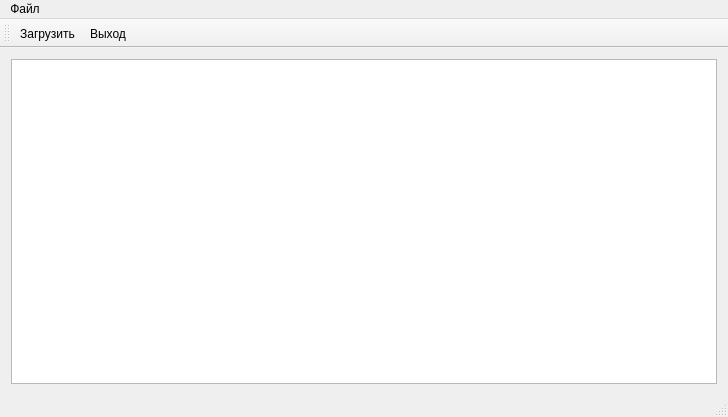
<?xml version="1.0" encoding="UTF-8"?>
<ui version="4.0">
 <class>MainWindow</class>
 <widget class="QMainWindow" name="MainWindow">
  <property name="geometry">
   <rect>
    <x>0</x>
    <y>0</y>
    <width>728</width>
    <height>417</height>
   </rect>
  </property>
  <property name="windowTitle">
   <string>Joomla переводчик</string>
  </property>
  <property name="windowIcon">
   <iconset resource="res.qrc">
    <normaloff>:/img/joomla_webtreats.png</normaloff>:/img/joomla_webtreats.png</iconset>
  </property>
  <widget class="QWidget" name="centralWidget">
   <layout class="QGridLayout" name="gridLayout">
    <item row="0" column="0">
     <widget class="QTableView" name="TableTranslate">
      <property name="alternatingRowColors">
       <bool>true</bool>
      </property>
      <property name="selectionMode">
       <enum>QAbstractItemView::SingleSelection</enum>
      </property>
      <property name="selectionBehavior">
       <enum>QAbstractItemView::SelectItems</enum>
      </property>
      <property name="sortingEnabled">
       <bool>true</bool>
      </property>
     </widget>
    </item>
   </layout>
  </widget>
  <widget class="QMenuBar" name="menuBar">
   <property name="geometry">
    <rect>
     <x>0</x>
     <y>0</y>
     <width>728</width>
     <height>21</height>
    </rect>
   </property>
   <widget class="QMenu" name="menu">
    <property name="title">
     <string>Файл</string>
    </property>
    <addaction name="actionImport"/>
    <addaction name="action"/>
   </widget>
   <addaction name="menu"/>
  </widget>
  <widget class="QToolBar" name="mainToolBar">
   <attribute name="toolBarArea">
    <enum>TopToolBarArea</enum>
   </attribute>
   <attribute name="toolBarBreak">
    <bool>false</bool>
   </attribute>
   <addaction name="actionImport"/>
   <addaction name="action"/>
  </widget>
  <widget class="QStatusBar" name="statusBar"/>
  <action name="actionImport">
   <property name="icon">
    <iconset resource="res.qrc">
     <normaloff>:/img/document-import.png</normaloff>:/img/document-import.png</iconset>
   </property>
   <property name="text">
    <string>Загрузить...</string>
   </property>
  </action>
  <action name="action">
   <property name="icon">
    <iconset resource="res.qrc">
     <normaloff>:/img/close.png</normaloff>:/img/close.png</iconset>
   </property>
   <property name="text">
    <string>Выход</string>
   </property>
   <property name="shortcut">
    <string>Ctrl+Q</string>
   </property>
  </action>
 </widget>
 <layoutdefault spacing="6" margin="11"/>
 <resources>
  <include location="res.qrc"/>
 </resources>
 <connections>
  <connection>
   <sender>action</sender>
   <signal>triggered()</signal>
   <receiver>MainWindow</receiver>
   <slot>close()</slot>
   <hints>
    <hint type="sourcelabel">
     <x>-1</x>
     <y>-1</y>
    </hint>
    <hint type="destinationlabel">
     <x>363</x>
     <y>208</y>
    </hint>
   </hints>
  </connection>
 </connections>
</ui>
